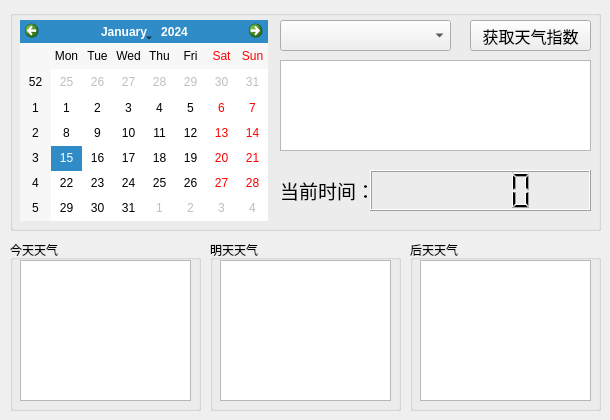
<?xml version="1.0" encoding="UTF-8"?>
<ui version="4.0">
 <class>MainWidget</class>
 <widget class="QWidget" name="MainWidget">
  <property name="geometry">
   <rect>
    <x>0</x>
    <y>0</y>
    <width>610</width>
    <height>420</height>
   </rect>
  </property>
  <property name="windowTitle">
   <string>Qt-天气预报系统（测试版）</string>
  </property>
  <property name="windowIcon">
   <iconset resource="images.qrc">
    <normaloff>:/new/prefix1/images/testjpg.jpg</normaloff>:/new/prefix1/images/testjpg.jpg</iconset>
  </property>
  <widget class="QCalendarWidget" name="calendarWidget">
   <property name="geometry">
    <rect>
     <x>20</x>
     <y>20</y>
     <width>248</width>
     <height>201</height>
    </rect>
   </property>
  </widget>
  <widget class="QComboBox" name="comboBox_City">
   <property name="geometry">
    <rect>
     <x>280</x>
     <y>20</y>
     <width>171</width>
     <height>31</height>
    </rect>
   </property>
   <property name="font">
    <font>
     <pointsize>12</pointsize>
    </font>
   </property>
  </widget>
  <widget class="QPushButton" name="pushButton_GetData">
   <property name="geometry">
    <rect>
     <x>470</x>
     <y>20</y>
     <width>121</width>
     <height>31</height>
    </rect>
   </property>
   <property name="font">
    <font>
     <pointsize>12</pointsize>
    </font>
   </property>
   <property name="text">
    <string>获取天气指数</string>
   </property>
  </widget>
  <widget class="QListWidget" name="listWidget_City">
   <property name="geometry">
    <rect>
     <x>280</x>
     <y>60</y>
     <width>311</width>
     <height>91</height>
    </rect>
   </property>
   <property name="font">
    <font>
     <pointsize>12</pointsize>
    </font>
   </property>
  </widget>
  <widget class="QLabel" name="label">
   <property name="geometry">
    <rect>
     <x>280</x>
     <y>170</y>
     <width>91</width>
     <height>41</height>
    </rect>
   </property>
   <property name="font">
    <font>
     <family>Arial</family>
     <pointsize>14</pointsize>
    </font>
   </property>
   <property name="text">
    <string>当前时间：</string>
   </property>
  </widget>
  <widget class="QLCDNumber" name="lcdNumber_Time">
   <property name="geometry">
    <rect>
     <x>370</x>
     <y>170</y>
     <width>221</width>
     <height>41</height>
    </rect>
   </property>
  </widget>
  <widget class="QGroupBox" name="groupBox">
   <property name="geometry">
    <rect>
     <x>10</x>
     <y>10</y>
     <width>591</width>
     <height>221</height>
    </rect>
   </property>
   <property name="title">
    <string/>
   </property>
  </widget>
  <widget class="QListWidget" name="listWidget_Word1">
   <property name="geometry">
    <rect>
     <x>20</x>
     <y>260</y>
     <width>171</width>
     <height>141</height>
    </rect>
   </property>
  </widget>
  <widget class="QListWidget" name="listWidget_Word2">
   <property name="geometry">
    <rect>
     <x>220</x>
     <y>260</y>
     <width>171</width>
     <height>141</height>
    </rect>
   </property>
  </widget>
  <widget class="QListWidget" name="listWidget_Word3">
   <property name="geometry">
    <rect>
     <x>420</x>
     <y>260</y>
     <width>171</width>
     <height>141</height>
    </rect>
   </property>
  </widget>
  <widget class="QGroupBox" name="groupBox_2">
   <property name="geometry">
    <rect>
     <x>10</x>
     <y>240</y>
     <width>191</width>
     <height>171</height>
    </rect>
   </property>
   <property name="title">
    <string>今天天气</string>
   </property>
  </widget>
  <widget class="QGroupBox" name="groupBox_3">
   <property name="geometry">
    <rect>
     <x>210</x>
     <y>240</y>
     <width>191</width>
     <height>171</height>
    </rect>
   </property>
   <property name="title">
    <string>明天天气</string>
   </property>
  </widget>
  <widget class="QGroupBox" name="groupBox_4">
   <property name="geometry">
    <rect>
     <x>410</x>
     <y>240</y>
     <width>191</width>
     <height>171</height>
    </rect>
   </property>
   <property name="title">
    <string>后天天气</string>
   </property>
  </widget>
  <zorder>groupBox_4</zorder>
  <zorder>groupBox_3</zorder>
  <zorder>groupBox_2</zorder>
  <zorder>groupBox</zorder>
  <zorder>calendarWidget</zorder>
  <zorder>comboBox_City</zorder>
  <zorder>pushButton_GetData</zorder>
  <zorder>listWidget_City</zorder>
  <zorder>label</zorder>
  <zorder>lcdNumber_Time</zorder>
  <zorder>listWidget_Word1</zorder>
  <zorder>listWidget_Word2</zorder>
  <zorder>listWidget_Word3</zorder>
 </widget>
 <resources>
  <include location="images.qrc"/>
 </resources>
 <connections/>
</ui>
